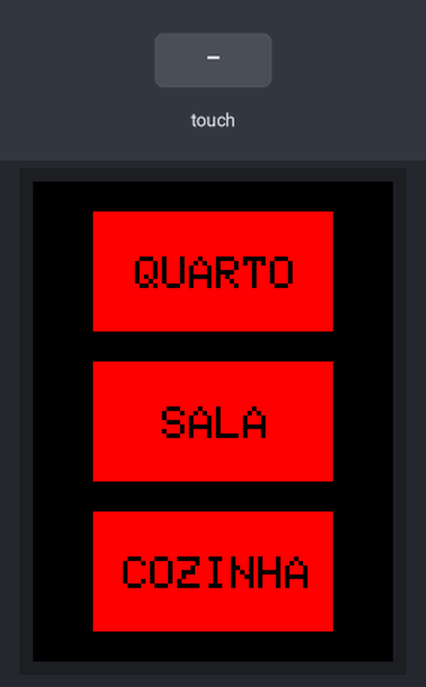
A sketch run on a simulated Arduino Uno, built with avr-gcc and run on an emulated ATmega328P. On the bench: 240×320 colour display. Inputs (shaded band) come from the test bench. What the sketch prints to the serial monitor is not drawn.

Above: at 5.0 s.
5.1 s: touch panel pressed at 38 % / 10 % of its raw x / y range
At 6.3 s:
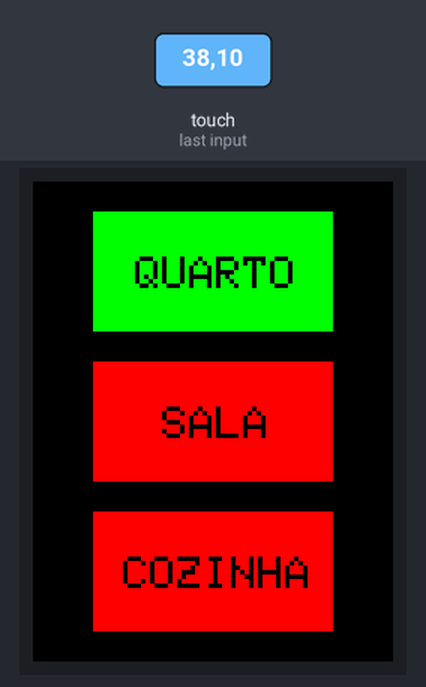
6.6 s: touch panel pressed at 38 % / 50 % of its raw x / y range
At 7.7 s:
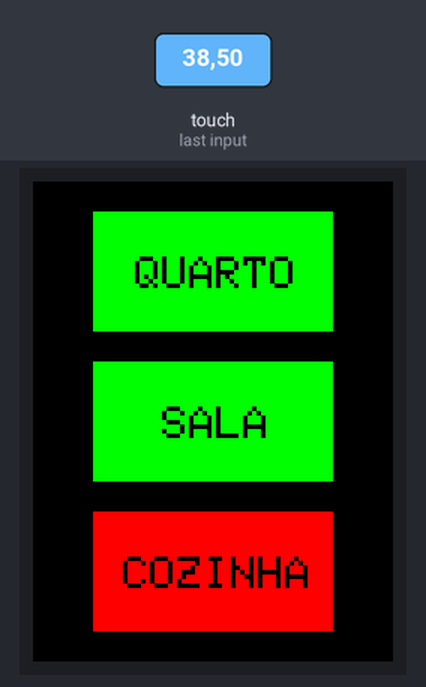
Timing chart, 0 to 9.6 s (numbered marks = the images above; inputs shaded):
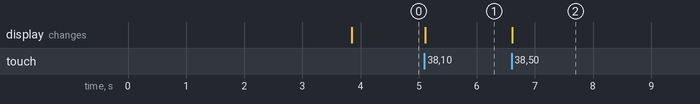

Measured:
- after the input at 5.1 s, the display: changes at once (image 1)
- after the input at 6.6 s, the display: changes at once (image 2)

The sketch:

Q0684_Menu.ino
```cpp
/*
 *   CÓDIGO:    Q0684
 *   AUTOR:     BrincandoComIdeias
 *   ACOMPANHE: https://www.youtube.com/brincandocomideias ; https://www.instagram.com/canalbrincandocomideias/
 *   APRENDA:   https://cursodearduino.net/ ; https://cursoderobotica.net
 *   COMPRE:    https://www.arducore.com.br/
 *   SKETCH:    Menu TFT Touch
 *   DATA:      21/09/2021
*/

// INCLUSÃO DE BIBLIOTECAS
#include <Adafruit_GFX.h>
#include <Adafruit_TFTLCD.h>
#include <TouchScreen.h>

// DEFINIÇÕES DE PINOS
#define LCD_CS A3
#define LCD_CD A2
#define LCD_WR A1
#define LCD_RD A0
#define LCD_RESET A4


// DEFINIÇÕES
#define WHITE          0xFFFF
#define YELLOW         0xFFE0
#define RED            0xF800
#define BLUE           0x001F
#define BLACK          0x0000

#define LIGADO         0x07E0
#define DESLIGADO      0xF800

#define MINPRESSURE 10
#define MAXPRESSURE 1000


/*____CALIBRAR TFT LCD_____*/
#define YP A3
#define XM A2
#define YM 9
#define XP 8

#define TS_LEFT 129
#define TS_RT   924
#define TS_TOP  82
#define TS_BOT  896
/*______FIM DA CALIBRAÇÃO______*/

TouchScreen ts = TouchScreen(XP, YP, XM, YM, 300); //300 É A SENSITIVIDADE
Adafruit_TFTLCD tft(LCD_CS, LCD_CD, LCD_WR, LCD_RD, LCD_RESET);

int X, Y;
long corBot[3] = {DESLIGADO, DESLIGADO, DESLIGADO};

TSPoint waitTouch() {
  TSPoint p;
  do {
    p = ts.getPoint();
    pinMode(XM, OUTPUT);
    pinMode(YP, OUTPUT);
  } while ((p.z < MINPRESSURE ) || (p.z > MAXPRESSURE));

  p.x = map(p.x, TS_LEFT, TS_RT, 0, 240);
  p.y = map(p.y, TS_BOT, TS_TOP, 0, 320);

  return p;
}

void setup() {
  Serial.begin(9600);

  tft.reset();
  tft.begin(0x9341); // CÓDIGO DO DRIVER DO SEU DISPLAY
  tft.setRotation(2);
  tft.fillScreen(BLACK);

  IntroScreen();   // DESENHA A TELA DE INTRO
  draw_Buttons(0); // DESENHA TODOS OS BOTOES
}

void loop() {
  TSPoint p = waitTouch();
  X = p.x; Y = p.y;

  DetectButtons(); // DETECTA OS BOTOES

  delay(300);
}

// IMPLEMENTO DE FUNÇÕES

void DetectButtons() {

  if (X < 200 && X > 40) {

    if (Y > 220 && Y < 300) { // LOGICA PARA O BOTAO 1
      Serial.println ("Button 1");
      if (corBot[0] == LIGADO) corBot[0] = DESLIGADO;
      else corBot[0] = LIGADO;
      draw_Buttons(1);
    }


    if (Y > 120 && Y < 200) { // LOGICA PARA O BOTAO 2
      Serial.println ("Button 2");
      if (corBot[1] == LIGADO) corBot[1] = DESLIGADO;
      else corBot[1] = LIGADO;
      draw_Buttons(2);
    }

    if (Y > 20 && Y < 100) { // LOGICA PARA O BOTAO 3
      Serial.println ("Button 3");
      if (corBot[2] == LIGADO) corBot[2] = DESLIGADO;
      else corBot[2] = LIGADO;
      draw_Buttons(3);
    }

  }

}

void IntroScreen() {
  tft.setCursor (55, 80);
  tft.setTextSize (3);
  tft.setTextColor(WHITE);
  tft.println("MENU");
  tft.setCursor (30, 120);
  tft.println("COM ARDUINO");
  tft.setCursor (30, 180);
  tft.setTextSize (2);
  tft.setTextColor(BLUE);
  tft.println("Brincando");
  tft.setCursor (30, 200);
  tft.setTextColor(WHITE);
  tft.println("    com");
  tft.setCursor (30, 220);
  tft.setTextColor(RED);
  tft.println("       Ideias");
  delay(3500);

  tft.fillScreen(BLACK);
}

void draw_Buttons(int type) {
  switch (type) {
    case 1:
      tft.fillRect  (40, 20 , 160, 80, corBot[0]);

      tft.setTextColor(BLACK);
      tft.setTextSize (3);
      tft.setCursor(50, 50);
      tft.println(" QUARTO");
      break;

    case 2:
      tft.fillRect  (40, 120, 160, 80, corBot[1]);

      tft.setTextColor(BLACK);
      tft.setTextSize (3);
      tft.setCursor(50, 150);
      tft.println("  SALA ");
      break;

    case 3:
      tft.fillRect  (40, 220, 160, 80, corBot[2]);

      tft.setTextColor(BLACK);
      tft.setTextSize (3);
      tft.setCursor(60, 250);
      tft.println("COZINHA");
      break;

    default:
      tft.fillRect  (40, 20 , 160, 80, corBot[0]);
      tft.fillRect  (40, 120, 160, 80, corBot[1]);
      tft.fillRect  (40, 220, 160, 80, corBot[2]);

      tft.setTextColor(BLACK);
      tft.setTextSize (3);

      tft.setCursor(50, 50);
      tft.println(" QUARTO");

      tft.setCursor(50, 150);
      tft.println("  SALA ");

      tft.setCursor(60, 250);
      tft.println("COZINHA");
  }

}
```
